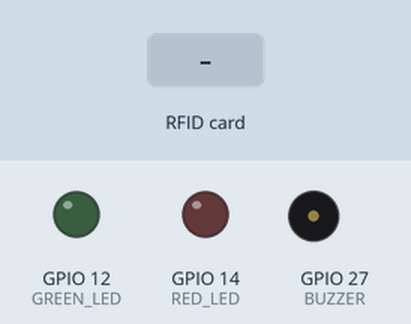
The sketch below on a simulated ESP32. Shown: output pins drawn as LEDs (lit = HIGH), buzzer (waves = sounding). The inputs (shaded band) are chosen by the test bench. WiFi joins after 1.5 s; servers stay silent unless stated; what the sketch prints to the serial monitor is not drawn.

Above: at 3.0 s.
3.1 s: RFID card 12 34 56 78 9C DE held to the reader
At 3.8 s:
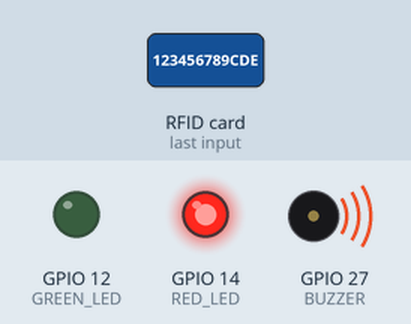
5.6 s: RFID card E3 36 74 31 held to the reader
At 6.0 s:
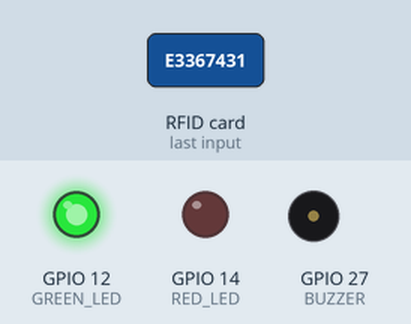
Timing chart, 0 to 8.6 s (numbered marks = the images above; inputs shaded):
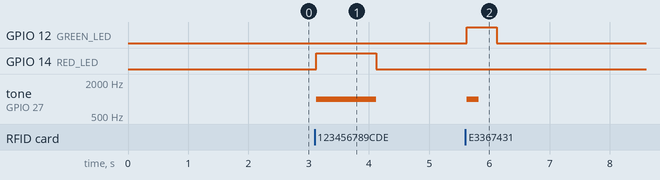

The sketch:

esp32.ino
```cpp
/*
This ESP32 sketch connects multiple systems—RFID authentication,
Wi-Fi-enabled sensor monitoring, WebSocket communication,
and Blynk IoT platform integration—to create a versatile IoT control system.

Features
RFID Access Control: Reads UID using an MFRC522 RFID module and triggers LEDs and buzzer based on card authentication.
Sensor Data Handling: Receives temperature and humidity data from Arduino via Serial2 and updates the values.
Web Dashboard: Displays live temperature and humidity. Charts historical data using Chart.js.
Includes relay control buttons.*/


#define BLYNK_TEMPLATE_ID "TMPL2lCwVo2Hv"
#define BLYNK_TEMPLATE_NAME "iot"
#define BLYNK_AUTH_TOKEN "P3XdHD4rrQs3hKtUJSTpiRthT-LIRW1G"


#include <WiFi.h>
#include <WebServer.h>
#include <WebSocketsServer.h>
#include <BlynkSimpleEsp32.h>
#include <SPI.h>
#include <MFRC522.h>

#define SS_PIN 5
#define RST_PIN 22
#define RED_LED 14
#define GREEN_LED 12
#define BUZZER 27

MFRC522 rfid(SS_PIN, RST_PIN);

// Example allowed UID (4 bytes)
byte allowedUID[4] = { 0xE3, 0x36, 0x74, 0x31 };  // ✅ Card 2 UID


WebSocketsServer webSocket = WebSocketsServer(81);
WebServer server(80);

String temperature = "--";
String humidity = "--";

const char* ssid = ".0";
const char* password = "123456789cde";

// Web relay states
bool relayState = false;

void setup() {
  SPI.begin();
  rfid.PCD_Init();
  pinMode(RED_LED, OUTPUT);
  pinMode(GREEN_LED, OUTPUT);
  pinMode(BUZZER, OUTPUT);

  Serial.begin(115200);                       // Debugging
  Serial2.begin(115200, SERIAL_8N1, 32, 25);  // RX=32, TX=25

  WiFi.begin(ssid, password);
  while (WiFi.status() != WL_CONNECTED) {
    delay(500);
    Serial.print(".");
  }
  Serial.println("\nConnected to WiFi");
  Serial.println(WiFi.localIP());

  // Connect to Blynk
  Blynk.begin(BLYNK_AUTH_TOKEN, ssid, password);
  while (!Blynk.connected()) {
    delay(1000);
    Serial.print(".");
  }
  Serial.println("\nConnected to Blynk");

  // Set up web server routes
  server.on("/", handleRoot);
  server.on("/data", handleJson);
  server.on("/relay_on", handleRelayOn);
  server.on("/relay_off", handleRelayOff);
  server.begin();

  // Setup WebSocket server
  webSocket.begin();
  webSocket.onEvent(webSocketEvent);
}

void loop() {
  server.handleClient();
  Blynk.run();

  // Handle WebSocket clients
  webSocket.loop();

  // RFID tag detection
  if (rfid.PICC_IsNewCardPresent() && rfid.PICC_ReadCardSerial()) {
    Serial.print("Card UID:");
    for (byte i = 0; i < rfid.uid.size; i++) {
      Serial.print(rfid.uid.uidByte[i], HEX);
    }
    Serial.println();

    if (isAllowed(rfid.uid.uidByte)) {
      digitalWrite(GREEN_LED, HIGH);
      digitalWrite(RED_LED, LOW);
      tone(BUZZER, 1000, 200);  // short beep
      delay(500);
      digitalWrite(GREEN_LED, LOW);
    } else {
      digitalWrite(RED_LED, HIGH);
      digitalWrite(GREEN_LED, LOW);
      tone(BUZZER, 1000, 1000);  // long beep
      delay(1000);
      digitalWrite(RED_LED, LOW);
    }
    rfid.PICC_HaltA();  // Stop reading
  }


  if (Serial2.available()) {
    String data = Serial2.readStringUntil('\n');
    Serial.println("Received: " + data);
    parseSensorData(data);
    // After updating sensor data, send to WebSocket clients
    sendSensorDataWebSocket();
  }
}

// Function to send sensor data via WebSocket
// Function to send sensor data via WebSocket
void sendSensorDataWebSocket() {
  String jsonData = "{";
  jsonData += "\"temperature\":\"" + temperature + "\",";
  jsonData += "\"humidity\":\"" + humidity + "\"";
  jsonData += "}";
  webSocket.broadcastTXT(jsonData);  // Send to all connected clients
}


// WebSocket event handler
void webSocketEvent(uint8_t num, WStype_t type, uint8_t* payload, size_t length) {
  switch (type) {
    case WStype_CONNECTED:
      Serial.printf("WebSocket client %u connected\n", num);
      break;
    case WStype_DISCONNECTED:
      Serial.printf("WebSocket client %u disconnected\n", num);
      break;
    case WStype_TEXT:
      {
        String msg = String((char*)payload).substring(0, length);
        Serial.printf("WebSocket message from %u: %s\n", num, msg.c_str());

        if (msg == "lights_on" || msg == "turn_on_lights") {
          Serial2.println("RELAY_ON");
          relayState = true;
          Serial.println("Relay ON command sent (WebSocket)");
        } else if (msg == "lights_out" || msg == "turn_off_lights") {
          Serial2.println("RELAY_OFF");
          relayState = false;
          Serial.println("Relay OFF command sent (WebSocket)");
        }
      }
      break;
    default:
      break;
  }
}


void handleRoot() {
  String html = R"rawliteral(
<!DOCTYPE html><html><head><title>ESP32 Sensor Data & Relay Control</title><script src="https://cdn.jsdelivr.net/npm/chart.js"></script><meta http-equiv="refresh" content="2"><style>body{font-family:Arial,sans-serif;text-align:center;padding:20px;}canvas{max-width:400px;margin:20px auto;}</style></head><body><h2>Sensor Data</h2><p>Temperature: )rawliteral"
                + temperature + R"rawliteral(&deg;C</p><p>Humidity: )rawliteral" + humidity + R"rawliteral( %</p>
<canvas id="tempChart"></canvas><canvas id="humChart"></canvas>
<h2>Relay Control</h2>
<form action='/relay_on' method='get' style='display:inline;'><button type='submit'>Turn ON</button></form>
<form action='/relay_off' method='get' style='display:inline; margin-left:10px;'><button type='submit'>Turn OFF</button></form>
<script>
const tempData = JSON.parse(localStorage.getItem('tempData') || '[]');
const humData = JSON.parse(localStorage.getItem('humData') || '[]');
const labels = JSON.parse(localStorage.getItem('labels') || '[]');
const now = new Date().toLocaleTimeString();
const temp = parseFloat(")rawliteral"
                + temperature + R"rawliteral(");
const hum = parseFloat(")rawliteral"
                + humidity + R"rawliteral(");
if (!isNaN(temp) && !isNaN(hum)) {
  labels.push(now); tempData.push(temp); humData.push(hum);
  if (labels.length > 10) { labels.shift(); tempData.shift(); humData.shift(); }
  localStorage.setItem('labels', JSON.stringify(labels));
  localStorage.setItem('tempData', JSON.stringify(tempData));
  localStorage.setItem('humData', JSON.stringify(humData));
}
new Chart(document.getElementById("tempChart"), {
  type: 'line',
  data: {
    labels: labels,
    datasets: [{ label: 'Temperature (°C)', data: tempData, borderColor: 'red', fill: false }]
  }
});
new Chart(document.getElementById("humChart"), {
  type: 'line',
  data: {
    labels: labels,
    datasets: [{ label: 'Humidity (%)', data: humData, borderColor: 'blue', fill: false }]
  }
});
</script></body></html>
)rawliteral";
  server.send(200, "text/html", html);
}


void handleJson() {
  String json = "{";
  json += "\"temperature\":\"" + temperature + "\",";
  json += "\"humidity\":\"" + humidity + "\"";
  json += "}";
  server.send(200, "application/json", json);
}

void handleRelayOn() {
  Serial2.println("RELAY_ON");
  Serial.println("Relay ON command sent (Web)");
  relayState = true;
  server.sendHeader("Location", "/");
  server.send(302);
}

void handleRelayOff() {
  Serial2.println("RELAY_OFF");
  Serial.println("Relay OFF command sent (Web)");
  relayState = false;
  server.sendHeader("Location", "/");
  server.send(302);
}

void parseSensorData(String data) {
  int tStart = data.indexOf("Temp:");
  int tEnd = data.indexOf("C");
  int hStart = data.indexOf("Hum:");
  int hEnd = data.indexOf("%");

  if (tStart != -1 && tEnd != -1 && hStart != -1 && hEnd != -1) {
    temperature = data.substring(tStart + 5, tEnd);
    humidity = data.substring(hStart + 4, hEnd);
    temperature.trim();
    humidity.trim();

    // Send to Blynk
    Blynk.virtualWrite(V1, temperature);  // V0 = temperature
    Blynk.virtualWrite(V2, humidity);     // V1 = humidity

    // Broadcast new data over WebSocket
    sendSensorDataWebSocket();
  }


}
bool isAllowed(byte * uid) {
  for (byte i = 0; i < 4; i++) {
    if (uid[i] != allowedUID[i]) return false;
  }
  return true;
}


// Blynk virtual pin to control relay
BLYNK_WRITE(V0) {
  int state = param.asInt();
  if (state == 1) {
    Serial2.println("RELAY_ON");
    Serial.println("Relay ON command sent (Blynk)");
    relayState = true;
  } else {
    Serial2.println("RELAY_OFF");
    Serial.println("Relay OFF command sent (Blynk)");
    relayState = false;
  }
}
```

Measured:
- after the input at 3.1 s, GPIO 14 (RED_LED): LOW → HIGH at once, → LOW 1.0 s later; tone on GPIO 27 (BUZZER): silent → 1000 Hz at once, → silent 1.0 s later
- after the input at 5.6 s, GPIO 12 (GREEN_LED): LOW → HIGH at once, → LOW 0.50 s later; tone on GPIO 27 (BUZZER): silent → 1000 Hz at once, → silent 0.20 s later
